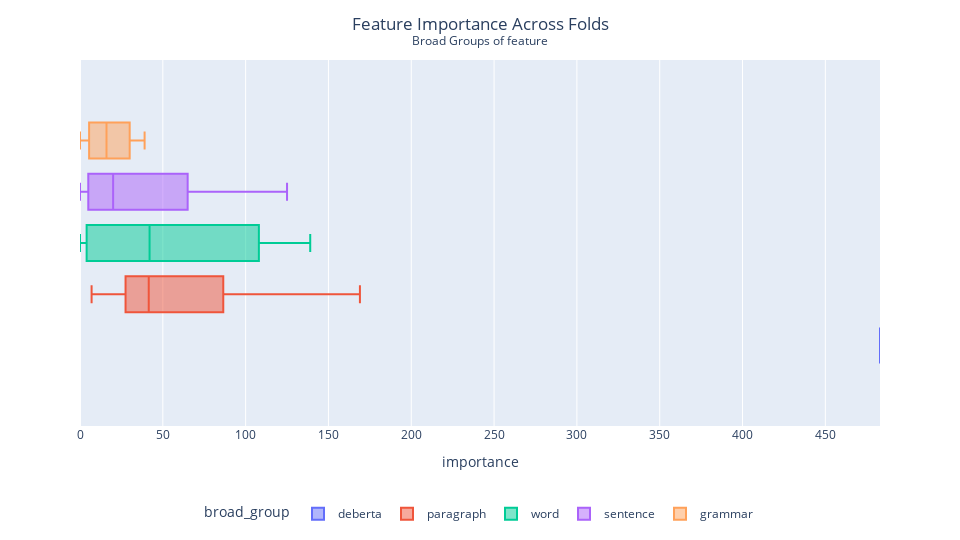

Here is the notebook cell this chart was saved with:
### Markdown cell above
## Broad Groups

### Code cell
fig = px.box(
    df,
    x="importance",
    color="broad_group",
    range_x=(df.importance.min(), df.importance.max()),
)
fig.update_layout(
    height=1080 // 2,
    width=1920 // 2,
    title_x=0.5,
    title_text="Feature Importance Across Folds<br><sup>Broad Groups of feature</sup>",
    legend=dict(orientation="h", yanchor="top", xanchor="center", y=-0.2, x=0.5),
)
fig.show()

### Figure 1 — Plotly figure (JSON) as saved in the notebook; plotly's stock layout.template omitted (floating-point values rounded to 4 significant figures)
{"data": [{"alignmentgroup": "True", "hovertemplate": "broad_group=deberta<br>importance=%{x}<extra></extra>", "legendgroup": "deberta", "marker": {"color": "#636efa"}, "name": "deberta", "notched": false, "offsetgroup": "deberta", "orientation": "h", "showlegend": true, "type": "box", "x": [483], "x0": " ", "xaxis": "x", "y0": " ", "yaxis": "y"}, {"alignmentgroup": "True", "hovertemplate": "broad_group=paragraph<br>importance=%{x}<extra></extra>", "legendgroup": "paragraph", "marker": {"color": "#EF553B"}, "name": "paragraph", "notched": false, "offsetgroup": "paragraph", "orientation": "h", "showlegend": true, "type": "box", "x": [169, 118, 103, 97, 92, 90, 89, 84, 78, 78, 70, 57, 49, 42, 41, 41, 38, 35, 31, 31, 29, 26, 26, 26, 24, 16, 11, 7], "x0": " ", "xaxis": "x", "y0": " ", "yaxis": "y"}, {"alignmentgroup": "True", "hovertemplate": "broad_group=word<br>importance=%{x}<extra></extra>", "legendgroup": "word", "marker": {"color": "#00cc96"}, "name": "word", "notched": false, "offsetgroup": "word", "orientation": "h", "showlegend": true, "type": "box", "x": [139, 131, 121, 121, 121, 108, 105, 98, 80, 64, 60, 24, 23, 21, 20, 6, 4, 0, 0, 0, 0, 0], "x0": " ", "xaxis": "x", "y0": " ", "yaxis": "y"}, {"alignmentgroup": "True", "hovertemplate": "broad_group=sentence<br>importance=%{x}<extra></extra>", "legendgroup": "sentence", "marker": {"color": "#ab63fa"}, "name": "sentence", "notched": false, "offsetgroup": "sentence", "orientation": "h", "showlegend": true, "type": "box", "x": [125, 124, 104, 98, 91, 82, 82, 81, 77, 70, 70, 65, 65, 59, 56, 54, 49, 47, 40, 37, 30, 30, 29, 27, 20, 19, 18, 18, 14, 10, 9, 8, 7, 7, 6, 5, 5, 5, 3, 3, 2, 1, 1, 1, 0, 0, 0, 0, 0], "x0": " ", "xaxis": "x", "y0": " ", "yaxis": "y"}, {"alignmentgroup": "True", "hovertemplate": "broad_group=grammar<br>importance=%{x}<extra></extra>", "legendgroup": "grammar", "marker": {"color": "#FFA15A"}, "name": "grammar", "notched": false, "offsetgroup": "grammar", "orientation": "h", "showlegend": true, "type": "box", "x": [39, 21, 11, 0], "x0": " ", "xaxis": "x", "y0": " ", "yaxis": "y"}], "layout": {"boxmode": "group", "height": 540, "legend": {"orientation": "h", "title": {"text": "broad_group"}, "tracegroupgap": 0, "x": 0.5, "xanchor": "center", "y": -0.2, "yanchor": "top"}, "margin": {"t": 60}, "title": {"text": "Feature Importance Across Folds<br><sup>Broad Groups of feature</sup>", "x": 0.5}, "width": 960, "xaxis": {"anchor": "y", "domain": [0, 1], "range": [0, 483], "title": {"text": "importance"}}, "yaxis": {"anchor": "x", "domain": [0, 1]}}}
